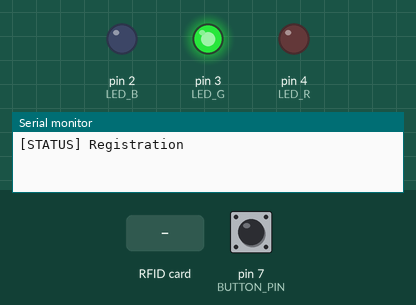
This sketch was run on a simulated Arduino Uno, built with avr-gcc and run on an emulated ATmega328P. Shown: output pins drawn as LEDs (lit = HIGH), the last lines printed to the serial monitor. The test bench sets the inputs (shaded band); at power-on: pin 7 (BUTTON_PIN) LOW. Pins used as bus, display or sensor lines are not drawn.

Above: at 1.2 s.
1.3 s: pin 7 (BUTTON_PIN) pulled HIGH for 0.15 s
2.9 s: RFID card 5E 7A 19 C4 held to the reader
At 3.7 s:
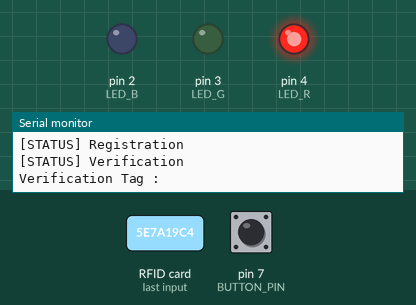
At 4.4 s:
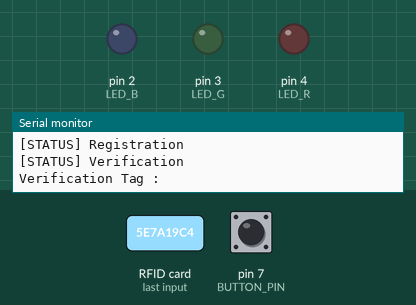
Timing chart, 0 to 5.9 s (numbered marks = the images above; inputs shaded):
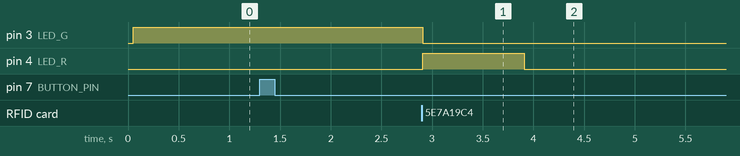

The sketch:

RFID_millis.ino
```cpp
#include <SPI.h>
#include <MFRC522.h>
#include <List.hpp>
const int LED_B = 2;
const int LED_G = 3;
const int LED_R = 4;
const int BUTTON_PIN = 7;
const int RST_PIN = 9;
const int SS_PIN = 10;
int count = 0;

typedef enum
{
  REGISTRATION = 0,
  VERIFICATION
} RFID_STATUS;

MFRC522 rc522(SS_PIN, RST_PIN);
RFID_STATUS rfid_status;
List<MFRC522::Uid> tag_list;

int buttonPress() {
  int press;
  int buttonState;
  static int prevButtonState = LOW;
  buttonState = digitalRead(BUTTON_PIN);
  press = (buttonState == HIGH && prevButtonState == LOW);
  prevButtonState = buttonState;
  return press;
}

void printUID(MFRC522::Uid uid)
{
  for (byte i = 0; i < 4; i++)
  {
    Serial.print(uid.uidByte[i] < 0x10 ? " 0" : " ");
    Serial.print(uid.uidByte[i], HEX);
  }
  Serial.println();
}

bool checkUID(MFRC522::Uid uid)
{
  for (int i = 0; i < tag_list.getSize(); i++)
  {
    if (memcmp(tag_list.get(i).uidByte, rc522.uid.uidByte, 4) == 0)
    {
      return true;
    }
  }
  return false;
}

void setup() {
  // put your setup code here, to run once:
  Serial.begin(9600);
  pinMode(LED_B, OUTPUT);
  pinMode(LED_R, OUTPUT);
  pinMode(LED_G, OUTPUT);
  pinMode(BUTTON_PIN, INPUT);
  SPI.begin();
  rc522.PCD_Init();
  rfid_status = RFID_STATUS::REGISTRATION;
  Serial.println("[STATUS] Registration");
  digitalWrite(LED_G, HIGH);

}
int flag = 0;
unsigned long time =0;
unsigned long before = 0;
extern volatile unsigned long timer0_millis;


void loop() {

  if (buttonPress() == true)
  {
    if (rfid_status == RFID_STATUS::REGISTRATION)
    {
      rfid_status = RFID_STATUS::VERIFICATION;
      Serial.println("[STATUS] Verification");
    }
    else
    {
      rfid_status = RFID_STATUS::REGISTRATION;
      Serial.println("[STATUS] Registration");
    }
  }
  if (!rc522.PICC_IsNewCardPresent()) {
    return;
  }
  if (!rc522.PICC_ReadCardSerial()) {
    return;
  }
  if (rfid_status == RFID_STATUS::REGISTRATION)
  {
    if (checkUID(rc522.uid) == false)
    {
      tag_list.addLast(rc522.uid);
      Serial.print("Registration Tag : ");
      tag_list.addLast(rc522.uid);
      printUID(rc522.uid);
    }
  }


  else // rfid_status == VERIFICATION
  {
    timer0_millis = 0;
    time = 0;
    Serial.print("Verification Tag : ");
    if (checkUID(rc522.uid) == true)
    {
      time = millis();
      Serial.println("Valid");
      if(time - before == 3000)
      {
        time = 0;
        timer0_millis = 0;
        digitalWrite(LED_B, LOW);
        digitalWrite(LED_R, LOW);
        digitalWrite(LED_G, HIGH);
      }
      else
      {
        digitalWrite(LED_G, LOW);
        digitalWrite(LED_B,HIGH);
        delay(1000);
        digitalWrite(LED_B,LOW);
      }
    }
    else
    {
      if(time - before == 2000)
      {
        time = 0;
        timer0_millis = 0;
        digitalWrite(LED_B, LOW);
        digitalWrite(LED_R, LOW);
        digitalWrite(LED_G, HIGH);
      }
      else
      {
        digitalWrite(LED_G, LOW);
        digitalWrite(LED_R,HIGH);
        delay(1000);
        digitalWrite(LED_R,LOW);
      }
    }
  }
  delay(100);
}
```

Measured:
- after the input at 2.9 s, pin 3 (LED_G): HIGH → LOW at once; pin 4 (LED_R): LOW → HIGH at once, → LOW 1.0 s later
